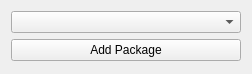
<?xml version="1.0" encoding="UTF-8"?>
<ui version="4.0">
 <class>AddPackageForm</class>
 <widget class="QWidget" name="AddPackageForm">
  <property name="geometry">
   <rect>
    <x>0</x>
    <y>0</y>
    <width>252</width>
    <height>74</height>
   </rect>
  </property>
  <property name="windowTitle">
   <string>Form</string>
  </property>
  <layout class="QHBoxLayout" name="horizontalLayout">
   <item>
    <layout class="QVBoxLayout" name="verticalLayout">
     <item>
      <widget class="QComboBox" name="comboBox"/>
     </item>
     <item>
      <widget class="QPushButton" name="pushButton">
       <property name="text">
        <string>Add Package</string>
       </property>
      </widget>
     </item>
    </layout>
   </item>
  </layout>
 </widget>
 <resources/>
 <connections/>
</ui>
